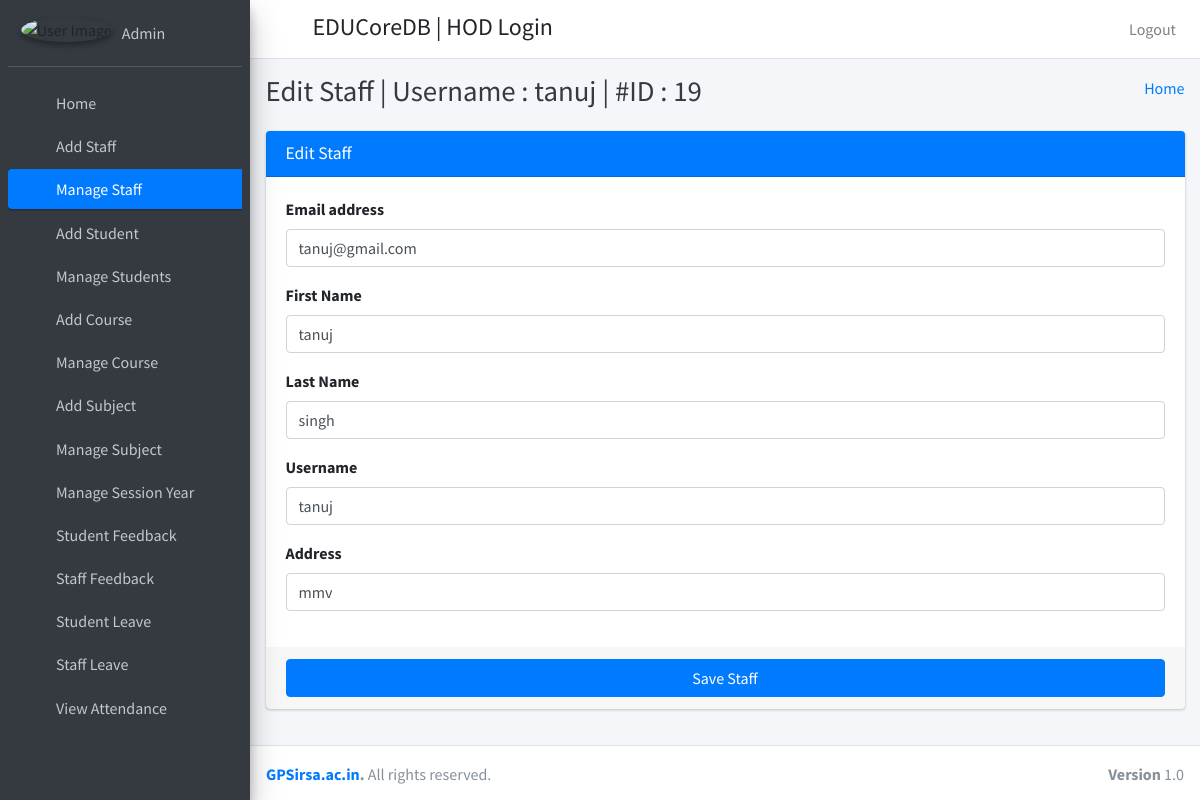
The page /edit_staff/19 (signed in) on the database its author committed.
### educoredb_app/models.py (models this page shows)
class CustomUser(AbstractUser):
    user_type_data=((1,"HOD"),(2,"Staff"),(3,"Student"))
    user_type=models.CharField(default=1,choices=user_type_data,max_length=10)

class Staffs(models.Model):
    id=models.AutoField(primary_key=True)
    admin=models.OneToOneField(CustomUser,on_delete=models.CASCADE)
    address=models.TextField()
    created_at=models.DateTimeField(auto_now_add=True)
    updated_at=models.DateTimeField(auto_now_add=True)
    fcm_token=models.TextField(default="")
    objects=models.Manager()

### educoredb_app/HodViews.py (the view)
# urls.py: path('edit_staff/<str:staff_id>', HodViews.edit_staff,name="edit_staff"),
def edit_staff(request,staff_id):
    staff=Staffs.objects.get(admin=staff_id)
    return render(request,"hod_template/edit_staff_template.html",{"staff":staff,"id":staff_id})

### educoredb_app/LoginCheckMiddleWare.py (called while the page is built, shortened)
    def process_view(self,request,view_func,view_args,view_kwargs):
        modulename=view_func.__module__
        print(modulename)
        user=request.user
        if user.is_authenticated:
            if user.user_type == "1":
                if request.path.startswith('/accounts/') or modulename == "educoredb_app.HodViews":
                    pass
                elif modulename == "educoredb_app.views" or modulename == "django.views.static":
                    pass
                elif modulename == "django.contrib.auth.views" or modulename =="django.contrib.admin.sites":
                    pass
                else:
                    return HttpResponseRedirect(reverse("admin_home"))
            else:
                return HttpResponseRedirect(reverse("show_login"))

### educoredb_app/templates/hod_template/edit_staff_template.html (shortened to what this page needs)
{% extends 'hod_template/base_template.html' %}
{% block page_title %}
Edit Staff  | Username : {{ staff.admin.username }} |  #ID : {{ staff.admin.id }}
{% endblock page_title %}
{% block main_content %}
    <section class="content">
      <div class="container-fluid">
          <div class="row">
              <div class="col-md-12">
            <div class="card card-primary">
              <div class="card-header">
                <h3 class="card-title">Edit Staff</h3>
              </div>
              <form role="form" action="/edit_staff_save" method="post">
                <div class="card-body">
                  <div class="form-group">
                    <label>Email address</label>
                    <input type="email" class="form-control" name="email" placeholder="Enter email" value="{{ staff.admin.email }}">
                  </div>
                   <div class="form-group">
                    <label>First Name</label>
                    <input type="text" class="form-control" placeholder="First Name" name="first_name" value="{{ staff.admin.first_name }}">
                  </div>
                   <div class="form-group">
                    <label>Last Name</label>
                    <input type="text" class="form-control" placeholder="Last Name" name="last_name" value="{{ staff.admin.last_name }}">
                  </div>
                   <div class="form-group">
                    <label>Username</label>
                    <input type="text" class="form-control" placeholder="Username" name="username" value="{{ staff.admin.username }}">
                  </div>
                  <div class="form-group">
                    <label>Address</label>
                    <input type="text" class="form-control" placeholder="Address" name="address" value="{{ staff.address }}">
                  </div>
                </div>
                <div class="card-footer">
                  <button type="submit" class="btn btn-primary btn-block">Save Staff</button>
                </div>
              </form>
            </div>
          </div>
          </div>
      </div>
    </section>
{% endblock main_content %}

### educoredb_app/templates/hod_template/sidebar_template.html (shortened to what this page needs)
{% load static %}
  <aside class="main-sidebar sidebar-dark-primary elevation-4">
    <div class="sidebar">
      <div class="user-panel mt-3 pb-3 mb-3 d-flex">
        <div class="image">
          <img src="{% static "dist/img/user1-128x128.jpg" %}" class="img-circle elevation-2" alt="User Image">
        </div>
        <div class="info">
          <a href="{% url 'admin_profile' %}" class="d-block">{{ user.username }}</a>
        </div>
      </div>
      <nav class="mt-2">
        <ul class="nav nav-pills nav-sidebar flex-column" data-widget="treeview" role="menu" data-accordion="false">
          <li class="nav-item">
            {% url 'admin_home' as admin_home %}
            <a href="{{ admin_home }}" class="nav-link {% if request.path == admin_home %} active {% endif %}">
              <i class="nav-icon fas fa-th"></i>
              <p>
                Home
              </p>
            </a>
          </li>
          <li class="nav-item">
            {% url 'add_staff' as add_staff %}
            <a href="{{ add_staff }}" class="nav-link {% if request.path == add_staff %} active {% endif %}">
              <i class="nav-icon fas fa-th"></i>
              <p>
                Add Staff
              </p>
            </a>
          </li>
           <li class="nav-item">
              {% url 'manage_staff' as manage_staff %}
            {% url 'edit_staff' staff_id=id as edit_staff %}
            <a href="{% url 'manage_staff' %}" class="nav-link {% if request.path == manage_staff %} active {% endif %} {% if request.path == edit_staff %} active {% endif %}">
              <i class="nav-icon fas fa-th"></i>
              <p>
                Manage Staff
              </p>
            </a>
          </li>
          <li class="nav-item">
              {% url 'add_student' as add_student %}
            <a href="{% url 'add_student' %}" class="nav-link {% if request.path == add_student %} active {% endif %}">
              <i class="nav-icon fas fa-th"></i>
              <p>
                Add Student
              </p>
            </a>
          </li>
          <li class="nav-item">
              {% url 'manage_student' as manage_student %}
              {% url 'edit_student' student_id=id as edit_student %}
            <a href="{% url 'manage_student' %}" class="nav-link {% if request.path == manage_student %} active {% endif %} {% if request.path == edit_student %} active {% endif %}">
              <i class="nav-icon fas fa-th"></i>
              <p>
                Manage Students
              </p>
            </a>
          </li>
          <li class="nav-item">
            {% url 'add_course' as add_course %}
            <a href="{% url 'add_course' %}" class="nav-link {% if request.path == add_course %} active {% endif %}">
              <i class="nav-icon fas fa-th"></i>
              <p>
                Add Course
              </p>
            </a>
          </li>
          <li class="nav-item">
            {% url 'manage_course' as manage_course %}
              {% url 'edit_course' course_id=id as edit_course %}
            <a href="{% url 'manage_course' %}" class="nav-link {% if request.path == manage_course %} active {% endif %} {% if request.path == edit_course %} active {% endif %}">
              <i class="nav-icon fas fa-th"></i>
              <p>
                Manage Course
              </p>
            </a>
          </li>
          <li class="nav-item">
            {% url 'add_subject' as add_subject %}
            <a href="{% url 'add_subject' %}" class="nav-link {% if request.path == add_subject %} active {% endif %}">
              <i class="nav-icon fas fa-th"></i>
              <p>
                Add Subject
              </p>
            </a>
          </li>
          <li class="nav-item">
            {% url 'manage_subject' as manage_subject %}
            {% url 'edit_subject' subject_id=id as edit_subject %}
            <a href="{% url 'manage_subject' %}" class="nav-link {% if request.path == manage_subject %} active {% endif %} {% if request.path == edit_subject %} active {% endif %} ">
              <i class="nav-icon fas fa-th"></i>
              <p>
                Manage Subject
              </p>
            </a>
          </li>
          <li class="nav-item">
            {% url 'manage_session' as manage_session %}
            <a href="{% url 'manage_session' %}" class="nav-link {% if request.path == manage_session %} active {% endif %} ">
              <i class="nav-icon fas fa-th"></i>
              <p>
                Manage Session Year
              </p>
            </a>
          </li>
           <li class="nav-item">
             {% url 'student_feedback_message' as student_feedback_message %}
            <a href="{% url 'student_feedback_message' %}" class="nav-link {% if request.path == student_feedback_message %} active {% endif %}">
              <i class="nav-icon fas fa-th"></i>
              <p>
                Student Feedback
              </p>
            </a>
          </li>
           <li class="nav-item">
               {% url 'staff_feedback_message' as staff_feedback_message %}
            <a href="{% url 'staff_feedback_message' %}" class="nav-link {% if request.path == staff_feedback_message %} active {% endif %}">
              <i class="nav-icon fas fa-th"></i>
              <p>
                Staff Feedback
              </p>
            </a>
          </li>
           <li class="nav-item">
               {% url 'student_leave_view' as student_leave_view %}
            <a href="{% url 'student_leave_view' %}" class="nav-link {% if request.path == student_leave_view %} active {% endif %}">
              <i class="nav-icon fas fa-th"></i>
              <p>
                Student Leave
              </p>
            </a>
          </li>
            <li class="nav-item">
                 {% url 'staff_leave_view' as staff_leave_view %}
            <a href="{% url 'staff_leave_view' %}" class="nav-link {% if request.path == staff_leave_view %} active {% endif %}">
              <i class="nav-icon fas fa-th"></i>
              <p>
                Staff Leave
              </p>
            </a>
          </li>
          <li class="nav-item">
            {% url 'admin_view_attendance' as admin_view_attendance %}
             <a href="{% url 'admin_view_attendance' %}" class="nav-link {% if request.path == admin_view_attendance %} active {% endif %}">
              <i class="nav-icon fas fa-th"></i>
              <p>
                View Attendance
              </p>
            </a>
          </li>
          <li class="nav-item">
            {% url 'admin_send_notification_staff' as admin_send_notification_staff %}
             <a href="{% url 'admin_send_notification_staff' %}" class="nav-link {% if request.path == admin_send_notification_staff %} active {% endif %}">
            </a>
          </li>
        </ul>
      </nav>
    </div>
  </aside>

### rows shown on the page
CustomUser: username "Admin"
Staffs: admin.username "tanuj", admin.id "19", email "tanuj@gmail.com", first_name "tanuj", last_name "singh", username "tanuj", address "mmv"
